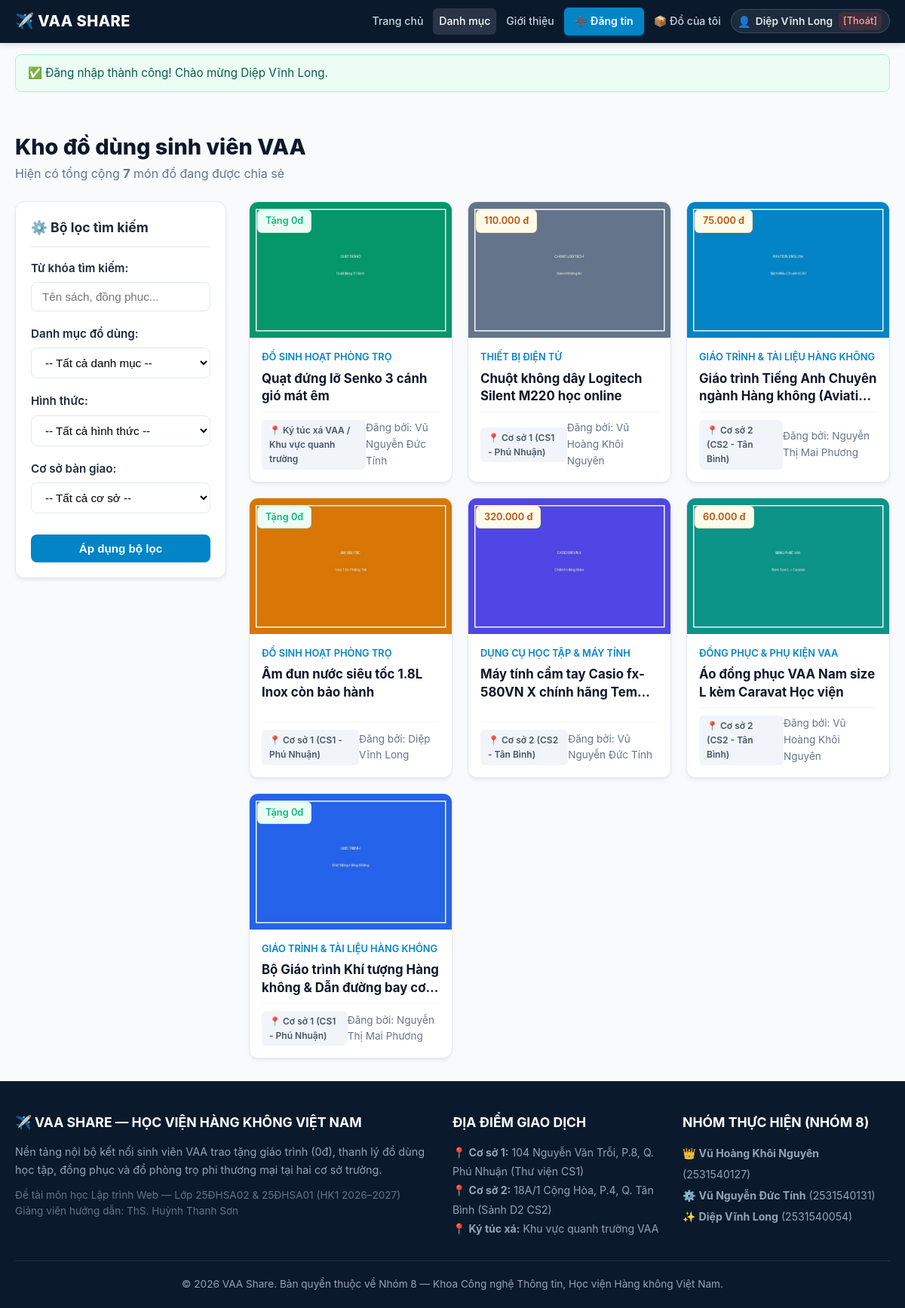
The app's page /listing.php (signed in) with its own data.
### tables this page shows
CREATE TABLE `do_dung` (
  `id` INT AUTO_INCREMENT PRIMARY KEY,
  `nguoi_dung_id` INT NOT NULL,
  `danh_muc_id` INT NOT NULL,
  `dia_diem_id` INT NOT NULL,
  `tieu_de` VARCHAR(255) NOT NULL,
  `mo_ta` TEXT NOT NULL,
  `hinh_thuc` ENUM('Tang mien phi', 'Thanh ly') DEFAULT 'Tang mien phi',
  `gia` INT DEFAULT 0,
  `tinh_trang` VARCHAR(100) DEFAULT 'Còn rất tốt (trên 90%)',
  `hinh_anh` VARCHAR(255) DEFAULT 'default_item.jpg',
  `trang_thai` ENUM('Cho duyet', 'Da duyet', 'Dang giao dich', 'Hoan thanh', 'Da an') DEFAULT 'Cho duyet',
  `luot_xem` INT DEFAULT 0,
  `ngay_dang` TIMESTAMP DEFAULT CURRENT_TIMESTAMP,
  `ngay_cap_nhat` TIMESTAMP DEFAULT CURRENT_TIMESTAMP ON UPDATE CURRENT_TIMESTAMP,
  CONSTRAINT `fk_dodung_nguoidung` FOREIGN KEY (`nguoi_dung_id`) REFERENCES `nguoi_dung` (`id`) ON DELETE CASCADE,
  CONSTRAINT `fk_dodung_danhmuc` FOREIGN KEY (`danh_muc_id`) REFERENCES `danh_muc` (`id`) ON DELETE RESTRICT,
  CONSTRAINT `fk_dodung_diadiem` FOREIGN KEY (`dia_diem_id`) REFERENCES `dia_diem` (`id`) ON DELETE RESTRICT
);

CREATE TABLE `danh_muc` (
  `id` INT AUTO_INCREMENT PRIMARY KEY,
  `ten_danh_muc` VARCHAR(100) NOT NULL,
  `mo_ta` VARCHAR(255) DEFAULT NULL,
  `icon` VARCHAR(50) DEFAULT 'book',
  `thu_tu` INT DEFAULT 0
);

CREATE TABLE `dia_diem` (
  `id` INT AUTO_INCREMENT PRIMARY KEY,
  `ten_dia_diem` VARCHAR(100) NOT NULL,
  `dia_chi` VARCHAR(255) NOT NULL,
  `ghi_chu` VARCHAR(255) DEFAULT NULL
);

CREATE TABLE `nguoi_dung` (
  `id` INT AUTO_INCREMENT PRIMARY KEY,
  `mssv` VARCHAR(20) NOT NULL UNIQUE,
  `ho_ten` VARCHAR(100) NOT NULL,
  `email` VARCHAR(100) NOT NULL UNIQUE,
  `mat_khau` VARCHAR(255) NOT NULL,
  `so_dien_thoai` VARCHAR(20) NOT NULL,
  `zalo` VARCHAR(50) DEFAULT NULL,
  `khoa_lop` VARCHAR(100) DEFAULT 'K25 - Học viện Hàng không',
  `vai_tro` ENUM('Sinh vien', 'Giang vien', 'Admin') DEFAULT 'Sinh vien',
  `trang_thai` ENUM('Hoat dong', 'Bi khoa') DEFAULT 'Hoat dong',
  `ngay_tao` TIMESTAMP DEFAULT CURRENT_TIMESTAMP
);

### listing.php (the view, shortened to what this page needs)
<?php
require_once __DIR__ . '/includes/header.php';
$tuKhoa    = trim($_GET['tu_khoa'] ?? '');
$filters = [];
$items = get_items($filters);
?>
<div class="container" style="padding: 30px 20px;">
  <div style="margin-bottom: 24px;">
    <h1 style="font-size:1.8rem; font-weight:800; color:var(--vaa-dark);">Kho đồ dùng sinh viên VAA</h1>
    <p style="color:var(--vaa-muted);">
      <?php if (!empty($tuKhoa)): ?>
        Kết quả tìm kiếm cho từ khóa: <strong>"<?php echo e($tuKhoa); ?>"</strong> (<?php echo count($items); ?> kết quả)
      <?php else: ?>
        Hiện có tổng cộng <strong><?php echo count($items); ?></strong> món đồ đang được chia sẻ
      <?php endif; ?>
    </p>
  </div>
  <div style="display:grid; grid-template-columns: 280px 1fr; gap:30px; align-items:start;">
    <aside style="background:#fff; border:1px solid var(--vaa-border); border-radius:var(--vaa-radius); padding:20px; box-shadow:var(--vaa-shadow);">
      <h3 style="font-size:1.1rem; margin-bottom:16px; border-bottom:1px solid var(--vaa-border); padding-bottom:10px;">
        ⚙️ Bộ lọc tìm kiếm
      </h3>
      <form action="<?php echo BASE_URL; ?>/listing.php" method="GET">
        <div class="form-group">
          <label>Từ khóa tìm kiếm:</label>
          <input type="text" name="tu_khoa" value="<?php echo e($tuKhoa); ?>" class="form-control" placeholder="Tên sách, đồng phục...">
        </div>
        <div class="form-group">
          <label>Danh mục đồ dùng:</label>
          <select name="danh_muc_id" class="form-control">
            <option value="0">-- Tất cả danh mục --</option>
          </select>
        </div>
        <div class="form-group">
          <label>Hình thức:</label>
          <select name="hinh_thuc" class="form-control">
            <option value="">-- Tất cả hình thức --</option>
          </select>
        </div>
        <div class="form-group">
          <label>Cơ sở bàn giao:</label>
          <select name="dia_diem_id" class="form-control">
            <option value="0">-- Tất cả cơ sở --</option>
          </select>
        </div>
        <button type="submit" class="btn btn-primary btn-block" style="margin-top:10px;">Áp dụng bộ lọc</button>
      </form>
    </aside>
    <main>
      <?php if (empty($items)): ?>
        <div style="background:#fff; border:1px solid var(--vaa-border); border-radius:var(--vaa-radius); padding:60px 20px; text-align:center;">
          <div style="font-size:3rem; margin-bottom:12px;">🔍</div>
          <h3>Không tìm thấy món đồ phù hợp</h3>
          <p style="color:var(--vaa-muted); margin-top:6px;">Hãy thử nới lỏng các tiêu chí lọc hoặc tìm từ khóa ngắn hơn bạn nhé!</p>
          <a href="<?php echo BASE_URL; ?>/listing.php" class="btn btn-outline" style="margin-top:16px;">Xem tất cả đồ dùng</a>
        </div>
      <?php else: ?>
        <div class="item-grid">
          <?php foreach ($items as $item): ?>
            <div class="item-card">
              <div class="item-card-img-wrap">
                <a href="<?php echo BASE_URL; ?>/detail.php?id=<?php echo $item['id']; ?>">
                  <img src="<?php echo BASE_URL; ?>/uploads/<?php echo e($item['hinh_anh']); ?>" alt="<?php echo e($item['tieu_de']); ?>" class="item-card-img">
                </a>
                <div class="item-badge-type">
                  <?php echo format_price($item['gia']); ?>
                </div>
              </div>
              <div class="item-card-body">
                <div class="item-card-category"><?php echo e($item['ten_danh_muc']); ?></div>
                <a href="<?php echo BASE_URL; ?>/detail.php?id=<?php echo $item['id']; ?>" class="item-card-title">
                  <?php echo e($item['tieu_de']); ?>
                </a>
                <div class="item-card-meta">
                  <span class="badge badge-campus">📍 <?php echo e($item['ten_dia_diem']); ?></span>
                  <span>Đăng bởi: <?php echo e($item['ho_ten']); ?></span>
                </div>
              </div>
            </div>
          <?php endforeach; ?>
        </div>
      <?php endif; ?>
    </main>
  </div>
</div>
<?php require_once __DIR__ . '/includes/footer.php'; ?>

### includes/functions.php (shortened to what this page needs)
<?php
function e($str) {
    return htmlspecialchars($str ?? '', ENT_QUOTES, 'UTF-8');
}
function format_price($price) {
    $price = (int) $price;
    if ($price <= 0) {
        return '<span class="badge badge-free">Tặng 0đ</span>';
    }
    return '<span class="badge badge-price">' . number_format($price, 0, ',', '.') . ' đ</span>';
}
function get_items($filters = [], $limit = 0, $offset = 0) {
    $db = get_db();
    $sql = "SELECT dd.*, dm.ten_danh_muc, dd_loc.ten_dia_diem, nd.ho_ten, nd.mssv, nd.so_dien_thoai, nd.zalo
            FROM do_dung dd
            JOIN danh_muc dm ON dd.danh_muc_id = dm.id
            JOIN dia_diem dd_loc ON dd.dia_diem_id = dd_loc.id
            JOIN nguoi_dung nd ON dd.nguoi_dung_id = nd.id
            WHERE 1=1";
    $params = [];
    $types  = '';
    if (isset($filters['trang_thai'])) {
        $sql .= " AND dd.trang_thai = ?";
        $params[] = $filters['trang_thai'];
        $types   .= 's';
    } else {
        $sql .= " AND dd.trang_thai IN ('Da duyet', 'Dang giao dich')";
    }
    $sql .= " ORDER BY dd.id DESC";
    $stmt = $db->prepare($sql);
    $stmt->execute();
    $result = $stmt->get_result();
    $items = [];
    while ($row = $result->fetch_assoc()) {
        $items[] = $row;
    }
    return $items;
}

### assets/css/style.css (style rules this page uses)
:root { --vaa-blue: #0284c7; --vaa-blue-hover: #0369a1; --vaa-navy: #0b192c; --vaa-dark: #0f172a; --vaa-bg: #f8fafc; --vaa-card: #ffffff; --vaa-border: #e2e8f0; --vaa-text: #1e293b; --vaa-muted: #64748b; --vaa-free: #10b981; --vaa-free-bg: #ecfdf5; --vaa-price: #f59e0b; --vaa-price-bg: #fffbeb; --vaa-radius: 12px; --vaa-shadow: 0 4px 6px -1px rgba(0, 0, 0, 0.05), 0 2px 4px -2px rgba(0, 0, 0, 0.05); --vaa-shadow-lg: 0 10px 15px -3px rgba(0, 0, 0, 0.08), 0 4px 6px -4px rgba(0, 0, 0, 0.04); }
* { box-sizing: border-box; margin: 0; padding: 0; }
body { font-family: -apple-system, BlinkMacSystemFont, "Segoe UI", Roboto, "Helvetica Neue", Arial, sans-serif; background-color: var(--vaa-bg); color: var(--vaa-text); line-height: 1.6; min-height: 100vh; display: flex; flex-direction: column; }
a { color: var(--vaa-blue); text-decoration: none; transition: all 0.2s ease; }
.container { width: 100%; max-width: 1200px; margin: 0 auto; padding: 0 20px; }
.item-grid { display: grid; grid-template-columns: repeat(auto-fill, minmax(260px, 1fr)); gap: 20px; }
.item-card { background: var(--vaa-card); border: 1px solid var(--vaa-border); border-radius: var(--vaa-radius); overflow: hidden; box-shadow: var(--vaa-shadow); transition: all 0.2s ease; display: flex; flex-direction: column; }
.item-card-img-wrap { width: 100%; height: 180px; background: #f1f5f9; position: relative; overflow: hidden; }
.item-card-img { width: 100%; height: 100%; object-fit: cover; transition: transform 0.3s ease; }
.item-badge-type { position: absolute; top: 10px; left: 10px; z-index: 10; }
.item-card-body { padding: 16px; display: flex; flex-direction: column; flex: 1; }
.item-card-category { font-size: 0.8rem; font-weight: 600; color: var(--vaa-blue); text-transform: uppercase; margin-bottom: 6px; }
.item-card-title { font-size: 1.05rem; font-weight: 700; color: var(--vaa-dark); margin-bottom: 8px; line-height: 1.4; display: -webkit-box; -webkit-line-clamp: 2; -webkit-box-orient: vertical; overflow: hidden; }
.item-card-meta { margin-top: auto; padding-top: 10px; border-top: 1px solid #f1f5f9; display: flex; justify-content: space-between; align-items: center; font-size: 0.85rem; color: var(--vaa-muted); }
.badge { display: inline-block; padding: 4px 10px; border-radius: 6px; font-size: 0.8rem; font-weight: 600; }
.badge-free { background: var(--vaa-free-bg); color: var(--vaa-free); border: 1px solid rgba(16, 185, 129, 0.2); }
.badge-price { background: var(--vaa-price-bg); color: #b45309; border: 1px solid rgba(245, 158, 11, 0.2); }
.badge-campus { background: #f1f5f9; color: #475569; font-size: 0.75rem; }
.btn { display: inline-flex; align-items: center; justify-content: center; gap: 8px; padding: 10px 18px; border-radius: 8px; font-size: 0.95rem; font-weight: 600; cursor: pointer; border: none; transition: all 0.2s; text-decoration: none; }
.btn-primary { background: var(--vaa-blue); color: #fff; }
.btn-block { width: 100%; }
.form-group { margin-bottom: 18px; }
.form-group label { display: block; font-weight: 600; margin-bottom: 6px; font-size: 0.95rem; }
.form-control { width: 100%; padding: 10px 14px; border: 1px solid var(--vaa-border); border-radius: 8px; font-size: 0.95rem; outline: none; transition: border-color 0.2s; background: #fff; }

### records on screen
do_dung: hinh_anh (picture), gia "Tặng 0đ", danh_muc.ten_danh_muc "ĐỒ SINH HOẠT PHÒNG TRỌ", tieu_de "Quạt đứng lỡ Senko 3 cánh gió mát êm", dia_diem.ten_dia_diem "Ký túc xá VAA / Khu vực quanh trường", nguoi_dung.ho_ten "Vũ Nguyễn Đức Tính"
do_dung: hinh_anh (picture), gia "110.000", danh_muc.ten_danh_muc "THIẾT BỊ ĐIỆN TỬ", tieu_de "Chuột không dây Logitech Silent M220 học online", dia_diem.ten_dia_diem "Cơ sở 1 (CS1 - Phú Nhuận)", nguoi_dung.ho_ten "Vũ Hoàng Khôi Nguyên"
do_dung: hinh_anh (picture), gia "75.000", danh_muc.ten_danh_muc "GIÁO TRÌNH & TÀI LIỆU HÀNG KHÔNG", tieu_de "Giáo trình Tiếng Anh Chuyên ngành Hàng không…", dia_diem.ten_dia_diem "Cơ sở 2 (CS2 - Tân Bình)", nguoi_dung.ho_ten "Nguyễn Thị Mai Phương"
do_dung: hinh_anh (picture), gia "Tặng 0đ", danh_muc.ten_danh_muc "ĐỒ SINH HOẠT PHÒNG TRỌ", tieu_de "Ấm đun nước siêu tốc 1.8L Inox còn bảo hành", dia_diem.ten_dia_diem "Cơ sở 1 (CS1 - Phú Nhuận)", nguoi_dung.ho_ten "Diệp Vĩnh Long"
do_dung: hinh_anh (picture), gia "320.000", danh_muc.ten_danh_muc "DỤNG CỤ HỌC TẬP & MÁY TÍNH", tieu_de "Máy tính cầm tay Casio fx-580VN X chính hãng…", dia_diem.ten_dia_diem "Cơ sở 2 (CS2 - Tân Bình)", nguoi_dung.ho_ten "Vũ Nguyễn Đức Tính"
do_dung: hinh_anh (picture), gia "60.000", danh_muc.ten_danh_muc "ĐỒNG PHỤC & PHỤ KIỆN VAA", tieu_de "Áo đồng phục VAA Nam size L kèm Caravat Học viện", dia_diem.ten_dia_diem "Cơ sở 2 (CS2 - Tân Bình)", nguoi_dung.ho_ten "Vũ Hoàng Khôi Nguyên"
do_dung: hinh_anh (picture), gia "Tặng 0đ", danh_muc.ten_danh_muc "GIÁO TRÌNH & TÀI LIỆU HÀNG KHÔNG", tieu_de "Bộ Giáo trình Khí tượng Hàng không & Dẫn đường bay…", dia_diem.ten_dia_diem "Cơ sở 1 (CS1 - Phú Nhuận)", nguoi_dung.ho_ten "Nguyễn Thị Mai Phương"

### other values on screen
$currentUser['ho_ten'] "Diệp Vĩnh Long"
$_SESSION['flash_success'] "Đăng nhập thành công! Chào mừng Diệp Vĩnh Long."
count($items) "7"
